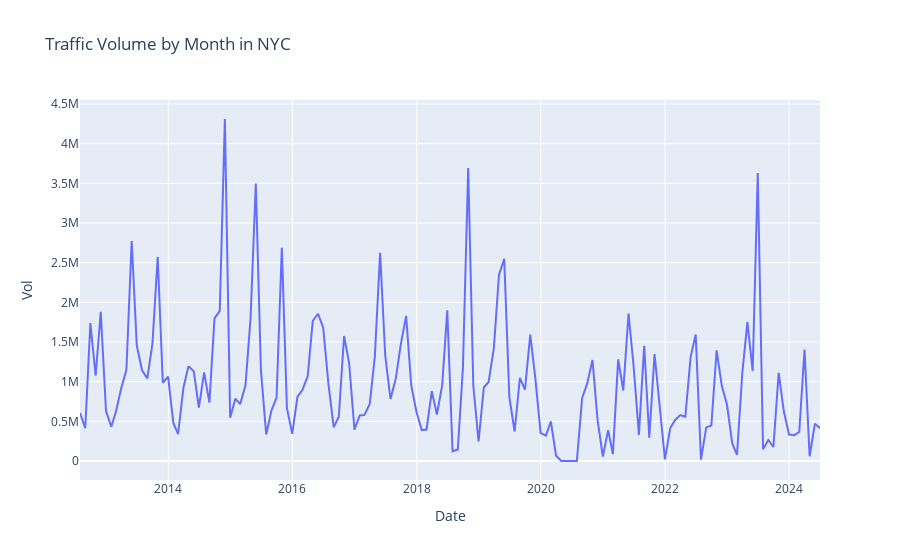

Source (notebook cell):
### Code cell
px.line(
    traffic_vol_per_month2,
    x="Date",
    y="Vol",
    title="Traffic Volume by Month in NYC"
)

### Figure 1 — Plotly figure (JSON) as saved in the notebook; plotly's stock layout.template omitted (floating-point values rounded to 4 significant figures; data arrays with more than 128 entries replaced by an {"elided": "..."} marker saying what was removed)
{"data": [{"hovertemplate": "Date=%{x}<br>Vol=%{y}<extra></extra>", "legendgroup": "", "line": {"color": "#636efa", "dash": "solid"}, "marker": {"symbol": "circle"}, "mode": "lines", "name": "", "orientation": "v", "showlegend": false, "type": "scatter", "x": {"elided": "144 str values"}, "xaxis": "x", "y": {"elided": "144 int values"}, "yaxis": "y"}], "layout": {"legend": {"tracegroupgap": 0}, "title": {"text": "Traffic Volume by Month in NYC"}, "xaxis": {"anchor": "y", "domain": [0, 1], "title": {"text": "Date"}}, "yaxis": {"anchor": "x", "domain": [0, 1], "title": {"text": "Vol"}}}}
